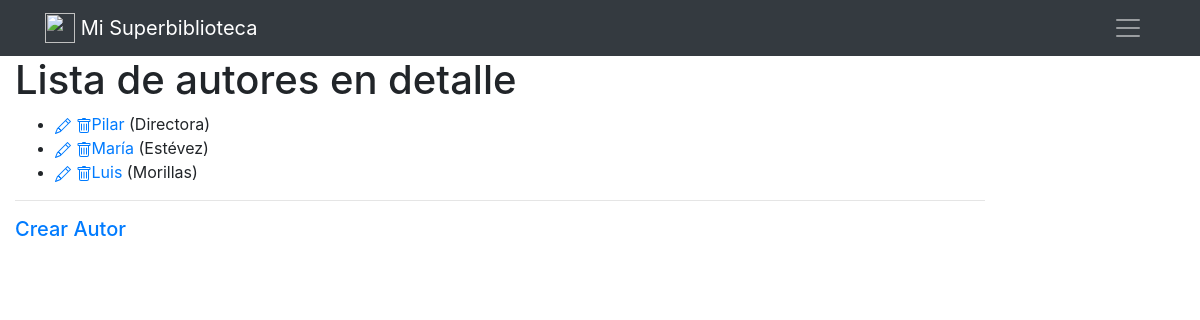
The app's page /authors with its own data.
### catalogo/models.py (models this page shows, shortened)
class Author(models.Model):
    first_name = models.CharField('Nombre',max_length=100)
    last_name = models.CharField('Apellido',max_length=100)
    date_of_birth = models.DateField(null=True, blank=True)
    date_of_death = models.DateField('Muerte', null=True, blank=True)
    def get_absolute_url(self):
        return reverse('author-detail', args=[str(self.id)])

### catalogo/views.py (the view)
# urls.py: path('authors', AuthorListView.as_view(), name='authors'),
class AuthorListView(generic.ListView):
    model = Author
    template_name = 'authors_list.html'
    queryset = Author.objects.all().order_by('last_name', 'first_name')

### catalogo/templates/authors_list.html (shortened to what this page needs)
{% extends "base.html" %}
{% block content %}
<h1>Lista de autores en detalle</h1>
{% if author_list %}
<ul>
  {% for author in author_list %}
  <li><a href={% url 'modify_author' author.id %}></a> <a href={% url 'delete_author' author.id %}><a href="{{ author.get_absolute_url }}">{{ author.first_name }}</a> ({{ author.last_name }})
      {% endfor %}
</ul>
{% else %}
<p>No hay autores en la biblioteca.</p>
{% endif %}
<hr>
<h5><a href="{% url 'create_author' %}">Crear Autor</a></h5>
{% endblock %}

### records on screen
Author: first_name "Pilar", last_name "Directora"
Author: first_name "María", last_name "Estévez"
Author: first_name "Luis", last_name "Morillas"
